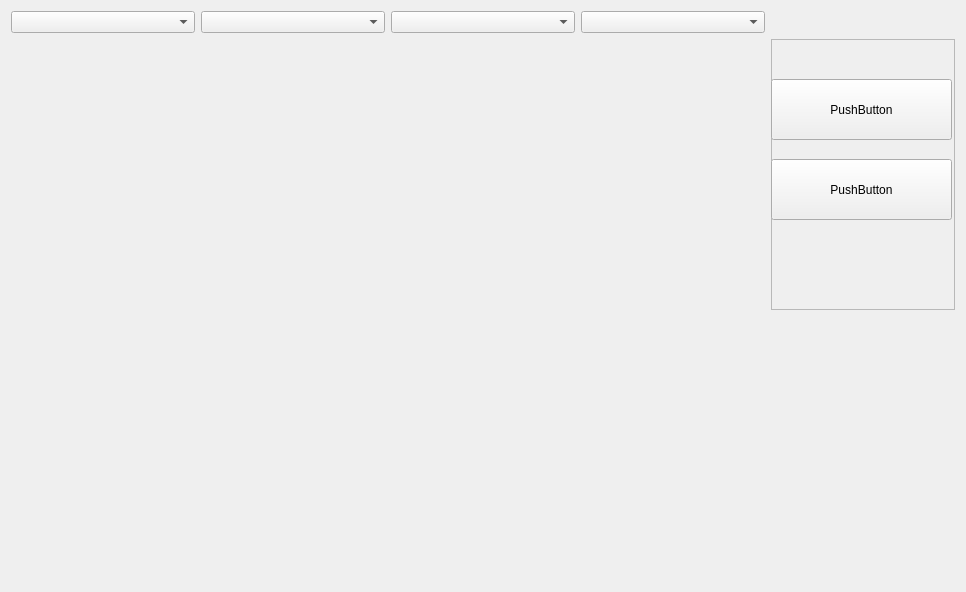
<?xml version="1.0" encoding="UTF-8"?>
<ui version="4.0">
 <class>Frame</class>
 <widget class="QFrame" name="Frame">
  <property name="geometry">
   <rect>
    <x>0</x>
    <y>0</y>
    <width>966</width>
    <height>592</height>
   </rect>
  </property>
  <property name="windowTitle">
   <string>Frame</string>
  </property>
  <layout class="QGridLayout" name="gridLayout_3">
   <item row="0" column="0">
    <widget class="QComboBox" name="comboBox"/>
   </item>
   <item row="0" column="1">
    <widget class="QComboBox" name="comboBox_2"/>
   </item>
   <item row="0" column="2">
    <widget class="QComboBox" name="comboBox_3"/>
   </item>
   <item row="0" column="3">
    <widget class="QComboBox" name="comboBox_4"/>
   </item>
   <item row="1" column="0" rowspan="2" colspan="4">
    <layout class="QGridLayout" name="gridLayout"/>
   </item>
   <item row="1" column="4">
    <widget class="QFrame" name="frame">
     <property name="frameShape">
      <enum>QFrame::StyledPanel</enum>
     </property>
     <property name="frameShadow">
      <enum>QFrame::Raised</enum>
     </property>
     <widget class="QPushButton" name="pushButton_2">
      <property name="geometry">
       <rect>
        <x>0</x>
        <y>120</y>
        <width>181</width>
        <height>61</height>
       </rect>
      </property>
      <property name="styleSheet">
       <string notr="true"/>
      </property>
      <property name="text">
       <string>PushButton</string>
      </property>
     </widget>
     <widget class="QPushButton" name="pushButton">
      <property name="geometry">
       <rect>
        <x>0</x>
        <y>40</y>
        <width>181</width>
        <height>61</height>
       </rect>
      </property>
      <property name="text">
       <string>PushButton</string>
      </property>
     </widget>
    </widget>
   </item>
   <item row="2" column="4">
    <layout class="QGridLayout" name="gridLayout_2"/>
   </item>
  </layout>
 </widget>
 <resources/>
 <connections/>
</ui>
